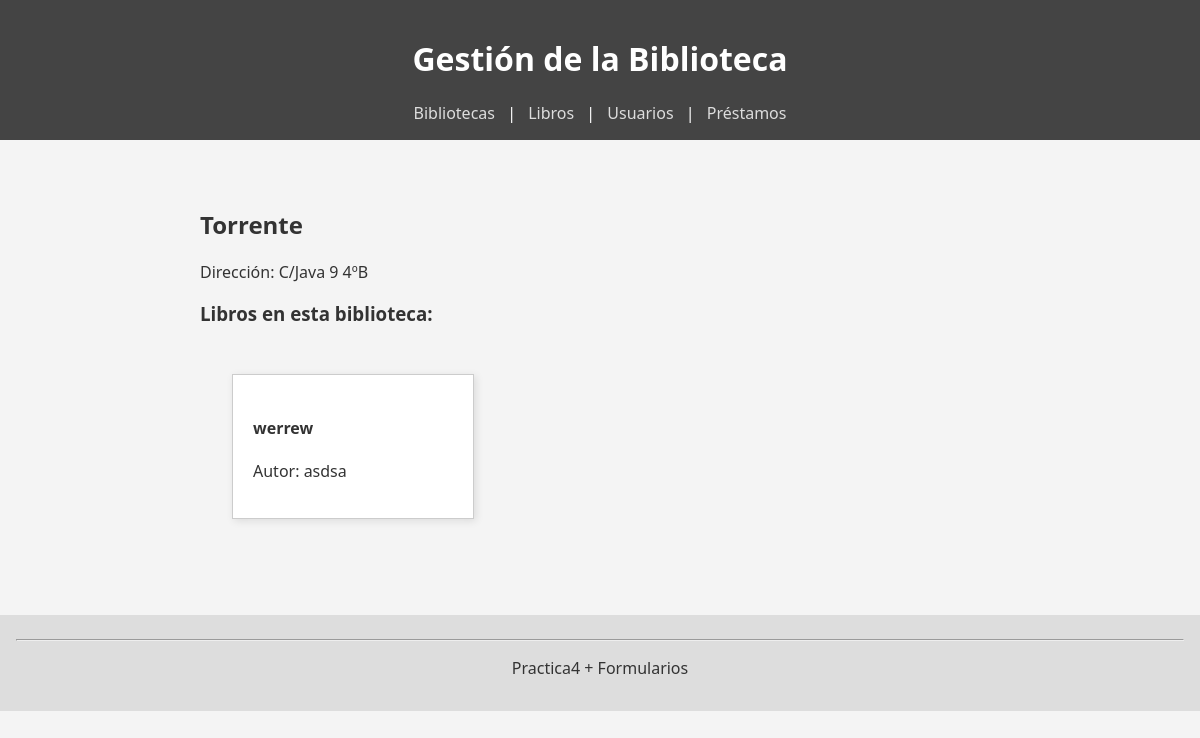
The page /practica4Formularios/bibliotecas/3/ on the database its author committed.
### practica4Formularios/models.py (models this page shows, shortened)
class Biblioteca(models.Model):
    nombre = models.CharField(max_length=100)
    direccion = models.CharField(max_length=100)

class Libro(models.Model):
    titulo = models.CharField(max_length=100)
    autor = models.CharField(max_length=100)
    biblioteca = models.ForeignKey(Biblioteca, on_delete=models.CASCADE, related_name='libros')

### practica4Formularios/views.py (the view)
# urls.py: path('bibliotecas/<int:biblioteca_id>/', views.detalle_biblioteca, name='detalle_biblioteca'),
def detalle_biblioteca(request, biblioteca_id):
    biblioteca = get_object_or_404(Biblioteca, id=biblioteca_id)
    libros = Libro.objects.filter(biblioteca=biblioteca)
    return render(request, 'biblioteca_detalle.html', {'biblioteca': biblioteca, 'libros': libros})

### practica4Formularios/templates/biblioteca_detalle.html (shortened to what this page needs)
{% extends "base.html" %}
{% block content %}
    <h2>{{ biblioteca.nombre }}</h2>
    <p>Dirección: {{ biblioteca.direccion }}</p>
    <h3>Libros en esta biblioteca:</h3>
    <div class="box-container">
        {% for libro in libros %}
            <a href="{% url 'detalle_libro' libro.id %}" class="box">
                <h4>{{ libro.titulo }}</h4>
                <p>Autor: {{ libro.autor }}</p>
            </a>
        {% empty %}
            <p>No hay libros registrados en esta biblioteca.</p>
        {% endfor %}
    </div>
{% endblock %}

### practica4Formularios/static/css/style.css (style rules this page uses)
body { margin: 0; padding: 0; font-family: "Segoe UI", Tahoma, Geneva, Verdana, sans-serif; background: #f4f4f4; color: #333; }
.container, .box-container { max-width: 800px; margin: 2rem auto; padding: 1rem 2rem; }
.box-container { display: flex; flex-wrap: wrap; gap: 20px; }
.box { display: block; background: #fff; border: 1px solid #ccc; padding: 20px; width: 200px; text-decoration: none; color: inherit; box-shadow: 2px 2px 8px rgba(0,0,0,0.1); transition: transform 0.2s, box-shadow 0.2s; }

### rows shown on the page
Biblioteca: nombre "Torrente", direccion "C/Java 9 4ºB"
Libro: titulo "werrew", autor "asdsa"
